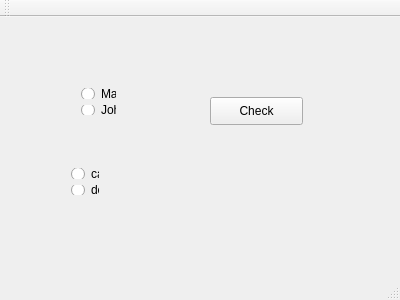
<?xml version="1.0" encoding="UTF-8"?>
<ui version="4.0">
 <class>MainWindow</class>
 <widget class="QMainWindow" name="MainWindow">
  <property name="geometry">
   <rect>
    <x>0</x>
    <y>0</y>
    <width>400</width>
    <height>300</height>
   </rect>
  </property>
  <property name="windowTitle">
   <string>MainWindow</string>
  </property>
  <widget class="QWidget" name="centralWidget">
   <widget class="QPushButton" name="pushButton">
    <property name="geometry">
     <rect>
      <x>210</x>
      <y>80</y>
      <width>93</width>
      <height>28</height>
     </rect>
    </property>
    <property name="text">
     <string>Check</string>
    </property>
   </widget>
   <widget class="QWidget" name="">
    <property name="geometry">
     <rect>
      <x>70</x>
      <y>60</y>
      <width>57</width>
      <height>49</height>
     </rect>
    </property>
    <layout class="QVBoxLayout" name="verticalLayout">
     <item>
      <widget class="QRadioButton" name="radioButton">
       <property name="text">
        <string>Mark</string>
       </property>
      </widget>
     </item>
     <item>
      <widget class="QRadioButton" name="radioButton_2">
       <property name="text">
        <string>John</string>
       </property>
      </widget>
     </item>
    </layout>
   </widget>
   <widget class="QWidget" name="">
    <property name="geometry">
     <rect>
      <x>60</x>
      <y>140</y>
      <width>50</width>
      <height>49</height>
     </rect>
    </property>
    <layout class="QVBoxLayout" name="verticalLayout_2">
     <item>
      <widget class="QRadioButton" name="radioButton_3">
       <property name="text">
        <string>cat</string>
       </property>
      </widget>
     </item>
     <item>
      <widget class="QRadioButton" name="radioButton_4">
       <property name="text">
        <string>dog</string>
       </property>
      </widget>
     </item>
    </layout>
   </widget>
  </widget>
  <widget class="QMenuBar" name="menuBar">
   <property name="geometry">
    <rect>
     <x>0</x>
     <y>0</y>
     <width>400</width>
     <height>26</height>
    </rect>
   </property>
  </widget>
  <widget class="QToolBar" name="mainToolBar">
   <attribute name="toolBarArea">
    <enum>TopToolBarArea</enum>
   </attribute>
   <attribute name="toolBarBreak">
    <bool>false</bool>
   </attribute>
  </widget>
  <widget class="QStatusBar" name="statusBar"/>
 </widget>
 <layoutdefault spacing="6" margin="11"/>
 <resources/>
 <connections/>
</ui>
